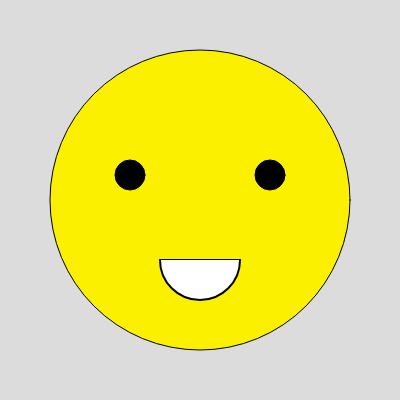
Frame 1 (no input)
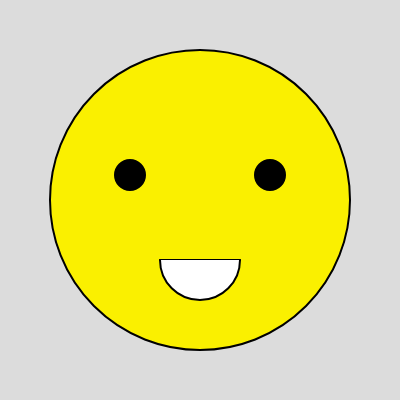
Frame 60 (no input)
Frame 120 (the mouse pressed at the canvas centre since frame 60): identical to frame 60, image omitted

The p5.js sketch that drew these frames (run headless with seeded random() and noise() and a simulated clock; from frame 60 on, the mouse is pressed at the canvas centre):

// p5.js sketch
// ── sketch.js
function setup() {
  createCanvas(400, 400);
  angleMode(DEGREES);
}

function draw() {
  background(220);
  fill(250, 240, 0);
  ellipse(200, 200, 300, 300);
  fill(0, 0, 0);
  ellipse(130, 175, 30, 30);
  ellipse(270, 175, 30, 30);
  strokeWeight(2)
  line(240, 260, 160, 260)
  fill(255, 255, 255)
  arc(200, 260, 80, 80, 0, 180);
}
